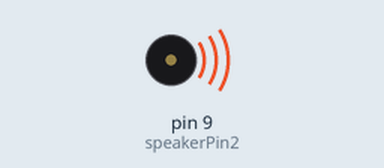
Simulated run of this program. Board: Arduino Uno, built with avr-gcc and run on an emulated ATmega328P. Parts: buzzer (waves = sounding).

Above: at 0.1 s.
Timing chart, 0 to 1.6 s (numbered marks = the images above):
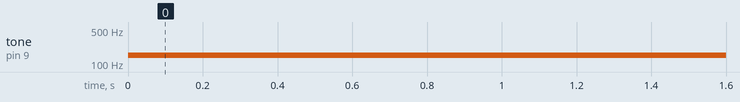

Measured:
- by itself, tone on pin 9 (speakerPin2): silent → 150 Hz at 0.00 s

The program:

main.cpp
```cpp
#include <Arduino.h>
#include <Wire.h>s

int speakerPin = 6;
int speakerPin2 = 9;

void setup() {
  Serial.begin(9600);
}

void loop() {

  //int mag = analogRead(A0);
  //mag = map(mag, 0, 870, 31, 1000);
  //Serial.println(mag);
  tone(speakerPin, 150, 1000);
  tone(speakerPin2, 150, 1000);
  //analogWrite(speakerPin, mag);


  /* for (int cnt = 0; cnt < 10; cnt++) {
    num[cnt] = random(100);
  }

  for (int cnt = 0; cnt < 10; cnt++) {
    Serial.println(num[cnt]);
  }

  delay(1000);
  */

  /*
  while (Serial.available()) {
    delay(2);  //delay to allow byte to arrive in input buffer
    char c = Serial.read();
    readString += c;
  }

  if (readString.length() >0) {
    int val = readString.toInt();
    Serial.println(val);

    readString="";
  }
  */
}
```
